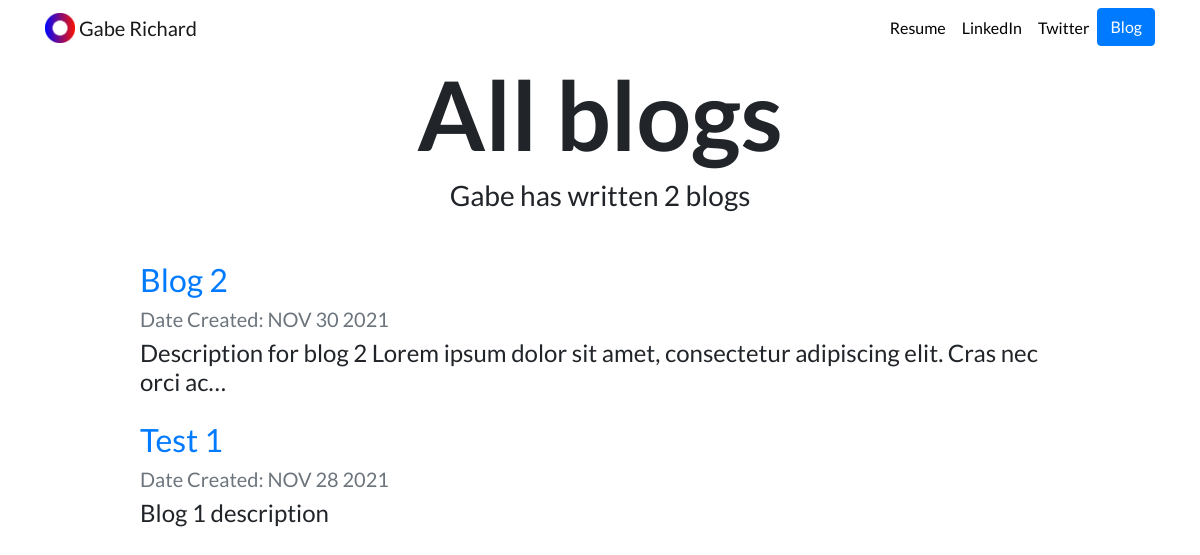
Screenshot of /blog/ with the database file from the repository.
### blog/models.py (models this page shows, shortened)
class Blog(models.Model):
    title = models.CharField(max_length=200)
    description = models.TextField()
    date = models.DateField()

### blog/views.py (the view)
# urls.py: path('', views.all_blogs, name='all_blogs'),
def all_blogs(request):
    blogs = Blog.objects.order_by('-date')
    return render(request, 'blog/all_blogs.html', {'blogs': blogs})

### blog/templates/blog/all_blogs.html
{% extends 'portfolio/base.html'%}
{% block content %}
    <h1 id="blogtitle" class="font-weight-bold text-center">All blogs</h1>
    <h3 class="text-center mb-5">Gabe has written {{ blogs.count }} blog{{ blogs.count|pluralize }}</h3>
    {% for blog in blogs %}
        <div class="row justify-content-center my-3">
            <div class="col-md-10">
                <a href="{% url 'blog:detail' blog.id %}">
                    <h2>{{ blog.title }}</h2>
                </a>
                <h5 class="text-muted">Date Created: {{ blog.date|date:'M d Y'|upper }}</h5>
                <h4>{{ blog.description|striptags|truncatechars:100 }}</h4>
            </div>
        </div>
    {% endfor %}
{% endblock %}

### portfolio/templates/portfolio/base.html (shortened to what this page needs)
{% load static %}
<!doctype html>
<html lang="en">
<head>
  <link rel="stylesheet" href="https://stackpath.bootstrapcdn.com/bootstrap/4.4.1/css/bootstrap.min.css">
  <link rel="stylesheet" href="{% static "portfolio/custom.css" %}">
</head>
<body>
  <nav id="topNav" class="navbar navbar-expand-md navbar-light">
    <div class="container">
      <a class="navbar-brand" href="{% url 'home' %}">
        <img src="{% static "portfolio/Logo.png" %}" width="30" height="30" class="d-inline-block align-top" alt="Gabe's Logo">
        <span>Gabe Richard</span>
      </a>
      <div class="collapse navbar-collapse text-center" id="navbarNav">
        <ul class="navbar-nav ml-auto">
          <li class="nav-item">
            <a class="nav-link" href="{% static "portfolio/resume.pdf" %}">Resume</a>
          </li>
          <li class="nav-item">
            <a class="nav-link" href="https://www.linkedin.com/in/gaberichard/" target="_blank">LinkedIn</a>
          </li>
          <li class="nav-item">
            <a class="nav-link" href="https://twitter.com/GabeRichard1" target="_blank">Twitter</a>
          </li>
          <li>
            <a role="button" href="{% url 'blog:all_blogs' %}" class="btn btn-primary">Blog</a>
          </li>
        </ul>
      </div>
    </div>
  </nav>
  <div class="container">
    {% block content %}{% endblock %}
  </div>
</body>
</html>

### portfolio/static/portfolio/custom.css (style rules this page uses)
.navbar-nav .nav-link { color: rgba(0,0,0,1) !important; }
body { font-family: 'Lato', sans-serif; }
#blogtitle { font-size: 6rem; }

### rows the page displays
Blog: title "Blog 2", date "NOV 30 2021", description "Description for blog 2 Lorem ipsum dolor sit amet, consectetur adipiscing elit. Cras nec orci ac…"
Blog: title "Test 1", date "NOV 28 2021", description "Blog 1 description"

### other values shown
{{ blogs.count }} "2"
